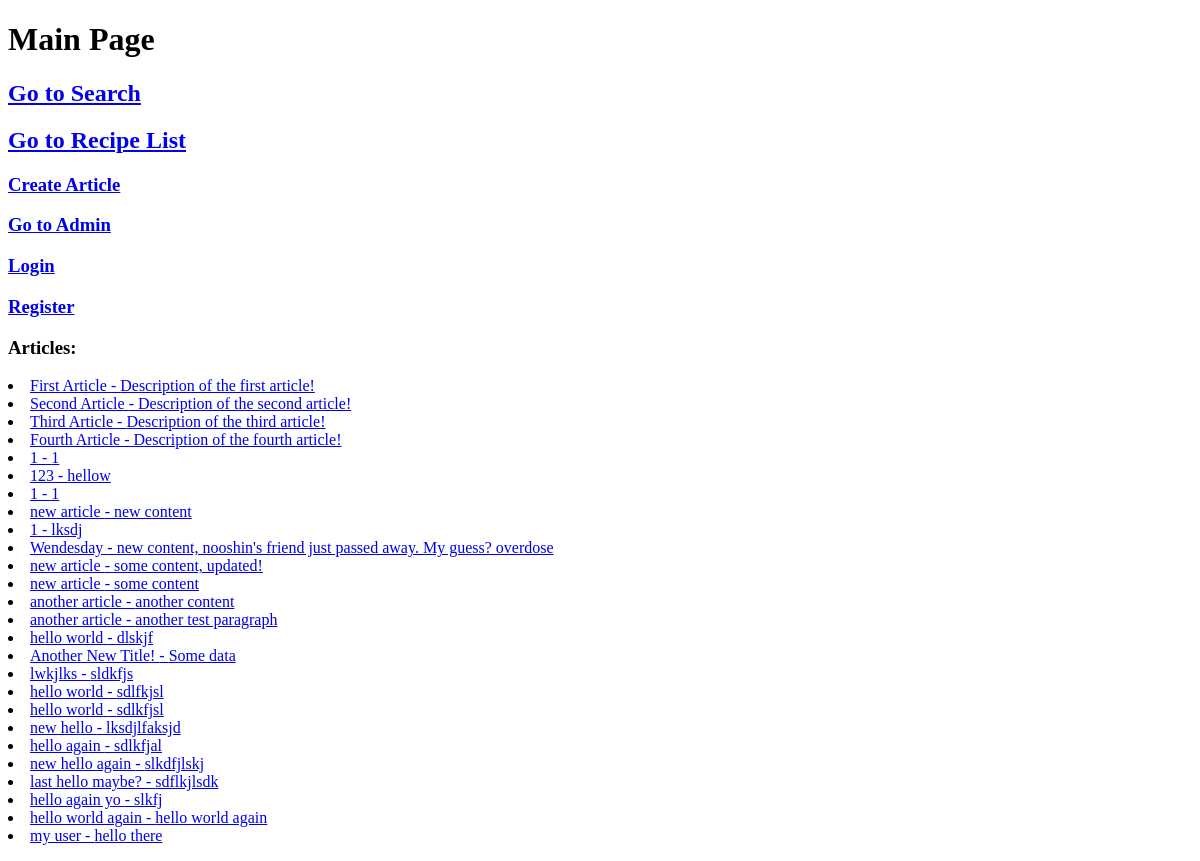
The page / on the database its author committed.
### articles/models.py (models this page shows, shortened)
class Article(models.Model):
    user = models.ForeignKey(User, blank=True, null=True, on_delete=models.SET_NULL)
    title = models.CharField(max_length = 100)
    slug = models.SlugField(unique=True,blank=True, null=True)
    content = models.TextField()
    timestamp = models.DateTimeField(auto_now_add=True)
    updated = models.DateTimeField(auto_now=True)
    publish = models.DateField(auto_now=False, auto_now_add=False, default = timezone.now) # DateField just has the calender, no time
    '''why is it showing in the /admin/<article_id> ?'''
    ''' how to delete a field? or how to reset a mistaken field?'''
    '''for changing a field, simply remove it (by commenting) and re add the altered one'''
    objects = ArticleManager()
    def get_absolute_url(self):
        return reverse('articles:detail', kwargs={'slug':self.slug})

### TryDjango/views.py (the view)
# urls.py: path('', HomeView), #index / home/ root
def HomeView(request):
    name = 'Homayoon'
    main_title = 'Main Page'
    main_content = 'Articles:'
    object_list = Article.objects.all() # This is called a QuerySet not a List
    context = {
        'title' : main_title,
        'content' : main_content,
        'object_list' : object_list
    }
    html_string = render_to_string('HomeView.html', context=context)
    return HttpResponse(html_string)

### articles/models.py (called while the page is built)
    def get_queryset(self):
        return ArticleQuerySet(self.model, using=self._db)

### Templates/HomeView.html
{% extends 'Base.html' %}
{% block title %}
<h1>{{title}}</h1>
<h2><a href='articles/'>Go to Search</a></h2>
<h2><a href='pantry/recipes/'>Go to Recipe List</a></h2>
<h3><a href='{% url "articles:create" %}'>Create Article</a></h3>
<h3><a href='admin/'>Go to Admin</a></h3>
<h3><a href='login/'>Login</a></h3>
<h3><a href='register/'>Register</a></h3>
{% endblock title %}
{% block content %}
<h3>{{content}}</h3>
<p>{% for x in object_list %}
    {% if x.title != '' %}
<li><a href='{{ x.get_absolute_url }}'>{{x.title}} - {{x.content}}</a></li>
{% endif %}
{% endfor %}
</p>
{% endblock content %}

### rows shown on the page
Article: title "First Article", content "Description of the first article!"
Article: title "Second Article", content "Description of the second article!"
Article: title "Third Article", content "Description of the third article!"
Article: title "Fourth Article", content "Description of the fourth article!"
Article: title "1", content "1"
Article: title "123", content "hellow"
Article: title "1", content "1"
Article: title "new article", content "new content"
Article: title "1", content "lksdj"
Article: title "Wendesday", content "new content, nooshin's friend just passed away. My guess? overdose"
Article: title "new article", content "some content, updated!"
Article: title "new article", content "some content"
Article: title "another article", content "another content"
Article: title "another article", content "another test paragraph"
Article: title "hello world", content "dlskjf"
Article: title "Another New Title!", content "Some data"
Article: title "lwkjlks", content "sldkfjs"
Article: title "hello world", content "sdlfkjsl"
Article: title "hello world", content "sdlkfjsl"
Article: title "new hello", content "lksdjlfaksjd"
Article: title "hello again", content "sdlkfjal"
Article: title "new hello again", content "slkdfjlskj"
Article: title "last hello maybe?", content "sdflkjlsdk"
Article: title "hello again yo", content "slkfj"
Article: title "hello world again", content "hello world again"
Article: title "my user", content "hello there"

### other values the page prints
{{ title }} "Main Page"
{{ content }} "Articles:"
